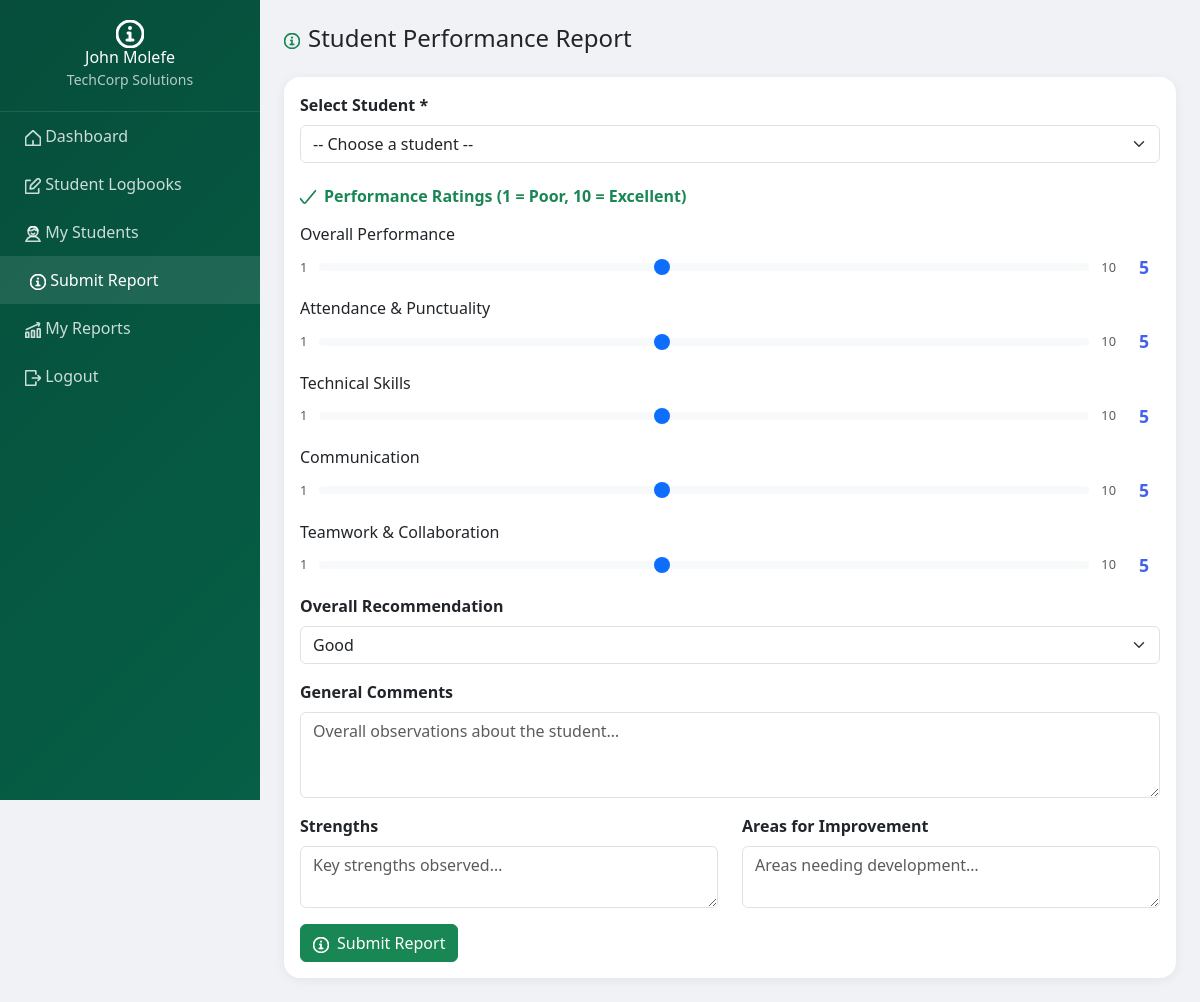
Screenshot of /modules/industrial_supervisor/submit_report.php?student_id=1 (signed in) with the database file from the repository.
### tables this page shows
CREATE TABLE industrial_supervisors (
    id INT AUTO_INCREMENT PRIMARY KEY,
    user_id INT NOT NULL,
    organization_id INT NOT NULL,
    full_name VARCHAR(100) NOT NULL,
    position VARCHAR(100),
    phone VARCHAR(20),
    FOREIGN KEY (user_id) REFERENCES users(id) ON DELETE CASCADE,
    FOREIGN KEY (organization_id) REFERENCES organizations(id) ON DELETE CASCADE
);

CREATE TABLE organizations (
    id INT AUTO_INCREMENT PRIMARY KEY,
    name VARCHAR(150) NOT NULL,
    registration_number VARCHAR(50) UNIQUE,
    location VARCHAR(100) NOT NULL,
    website VARCHAR(200),
    contact_person VARCHAR(100),
    contact_email VARCHAR(100),
    contact_phone VARCHAR(20),
    required_skills TEXT,
    capacity INT DEFAULT 3,
    description TEXT,
    industry_type VARCHAR(100) DEFAULT 'Other',
    created_at TIMESTAMP DEFAULT CURRENT_TIMESTAMP
);

### modules/industrial_supervisor/submit_report.php (the view, shortened to what this page needs)
<?php
require_once '../../config/database.php';
$user_id = $_SESSION['user_id'];
$sup = $conn->query("SELECT is2.*, o.name AS org_name FROM industrial_supervisors is2 JOIN organizations o ON is2.organization_id=o.id WHERE is2.user_id=$user_id")->fetch_assoc();
$sup_id = $sup['id'];
$selected_student = null;
$existing_report = null;
$preselect = (int)($_GET['student_id'] ?? 0);
if ($preselect) {
    $selected_student = $conn->query("SELECT * FROM students WHERE id=$preselect")->fetch_assoc();
    $existing_report = $conn->query("SELECT * FROM industrial_reports WHERE student_id=$preselect AND supervisor_id=$sup_id")->fetch_assoc();
}
?><!DOCTYPE html>
<html lang="en">
<head>
    <link href="https://cdn.jsdelivr.net/npm/bootstrap@5.3.0/dist/css/bootstrap.min.css" rel="stylesheet">
    <link rel="stylesheet" href="https://cdnjs.cloudflare.com/ajax/libs/font-awesome/6.4.0/css/all.min.css">
</head>
<body>
<div class="sidebar">
    <div class="sidebar-header"><h6 class="mb-0"><?php echo htmlspecialchars($sup['full_name']); ?></h6><small style="color:rgba(255,255,255,0.7);"><?php echo htmlspecialchars($sup['org_name']); ?></small></div>
    <div class="sidebar-menu">
        <a href="dashboard.php"> Dashboard</a>
        <a href="view_logbooks.php"> Student Logbooks</a>
        <a href="my_students.php"> My Students</a>
        <a href="submit_report.php" class="active"> Submit Report</a>
        <a href="my_reports.php"> My Reports</a>
        <a href="../../logout.php"> Logout</a>
    </div>
</div>
<div class="content">
    <h4 class="mb-4">Student Performance Report</h4>
    <div class="card">
        <div class="card-body">
            <form method="POST">
                <div class="mb-4">
                    <label class="form-label fw-semibold">Select Student *</label>
                    <select name="student_id" class="form-select" required onchange="window.location='submit_report.php?student_id='+this.value">
                        <option value="">-- Choose a student --</option>
                    </select>
                </div>
                <?php if($selected_student): ?>
                    <h6 class="fw-bold mb-3 text-success">Performance Ratings (1 = Poor, 10 = Excellent)</h6>
                    <?php
                    $ratingFields = [
                        'overall_rating'           => 'Overall Performance',
                        'attendance_rating'        => 'Attendance & Punctuality',
                        'technical_skills_rating'  => 'Technical Skills',
                        'communication_rating'     => 'Communication',
                        'teamwork_rating'          => 'Teamwork & Collaboration',
                    ];
                    foreach ($ratingFields as $fname => $label):
                        $val = $existing_report[$fname] ?? 5;
                    ?>
                    <div class="mb-3">
                        <label class="form-label"><?php echo $label; ?></label>
                        <div class="rating-group">
                            <span class="text-muted" style="font-size:0.8rem;">1</span>
                            <input type="range" name="<?php echo $fname; ?>" id="<?php echo $fname; ?>" min="1" max="10" value="<?php echo $val; ?>" class="form-range" oninput="document.getElementById('v_<?php echo $fname; ?>').textContent=this.value">
                            <span class="text-muted" style="font-size:0.8rem;">10</span>
                            <span class="rating-value" id="v_<?php echo $fname; ?>"><?php echo $val; ?></span>
                        </div>
                    </div>
                    <?php endforeach; ?>
                    <div class="mb-3">
                        <label class="form-label fw-semibold">Overall Recommendation</label>
                        <select name="recommendation" class="form-select">
                            <?php foreach(['excellent'=>'Excellent','good'=>'Good','average'=>'Average','poor'=>'Poor'] as $v=>$l): ?>
                                <option value="<?php echo $v; ?>" <?php echo ($existing_report['recommendation']??'good')==$v?'selected':''; ?>><?php echo $l; ?></option>
                            <?php endforeach; ?>
                        </select>
                    </div>
                    <div class="mb-3">
                        <label class="form-label fw-semibold">General Comments</label>
                        <textarea name="comments" class="form-control" rows="3" placeholder="Overall observations about the student…"><?php echo htmlspecialchars($existing_report['comments'] ?? ''); ?></textarea>
                    </div>
                    <div class="row">
                        <div class="col-md-6 mb-3">
                            <label class="form-label fw-semibold">Strengths</label>
                            <textarea name="strengths" class="form-control" rows="2" placeholder="Key strengths observed…"><?php echo htmlspecialchars($existing_report['strengths'] ?? ''); ?></textarea>
                        </div>
                        <div class="col-md-6 mb-3">
                            <label class="form-label fw-semibold">Areas for Improvement</label>
                            <textarea name="areas_for_improvement" class="form-control" rows="2" placeholder="Areas needing development…"><?php echo htmlspecialchars($existing_report['areas_for_improvement'] ?? ''); ?></textarea>
                        </div>
                    </div>
                    <button type="submit" class="btn btn-success">Submit Report</button>
                <?php endif; ?>
            </form>
        </div>
    </div>
</div>
</body></html>

### modules/industrial_supervisor/submit_report.php (style rules this page uses)
body { background:#f0f2f5;font-family:'Segoe UI',Tahoma,sans-serif; }
.sidebar { position:fixed;top:0;left:0;height:100vh;width:260px;background:linear-gradient(135deg,#064e3b,#065f46);color:white;overflow-y:auto; }
.sidebar-header { padding:20px;text-align:center;border-bottom:1px solid rgba(255,255,255,0.1); }
.sidebar-menu a { display:block;padding:12px 25px;color:rgba(255,255,255,0.8);text-decoration:none;transition:all 0.3s; }
.sidebar-menu a:hover,.sidebar-menu a.active { background:rgba(255,255,255,0.1);color:white;padding-left:30px; }
.content { margin-left:260px;padding:24px; }
.card { border-radius:16px;border:none;box-shadow:0 2px 12px rgba(0,0,0,0.06); }
.rating-group { display:flex;align-items:center;gap:12px; }
.rating-group input[type=range] { flex:1; }
.rating-value { min-width:32px;text-align:center;font-weight:700;font-size:1.1rem;color:#4361ee; }

### rows the page displays
industrial_supervisors: full_name "John Molefe", organization.name "TechCorp Solutions"

### other values shown
$label "Overall Performance"
$val "5"
$label "Attendance & Punctuality"
$label "Technical Skills"
$label "Communication"
$label "Teamwork & Collaboration"
form field recommendation "Good"
